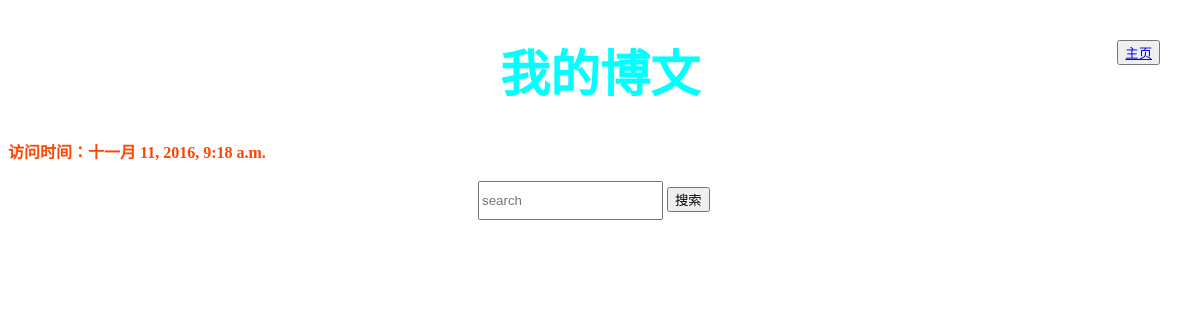
Page /bowen/ on the earlier database version.
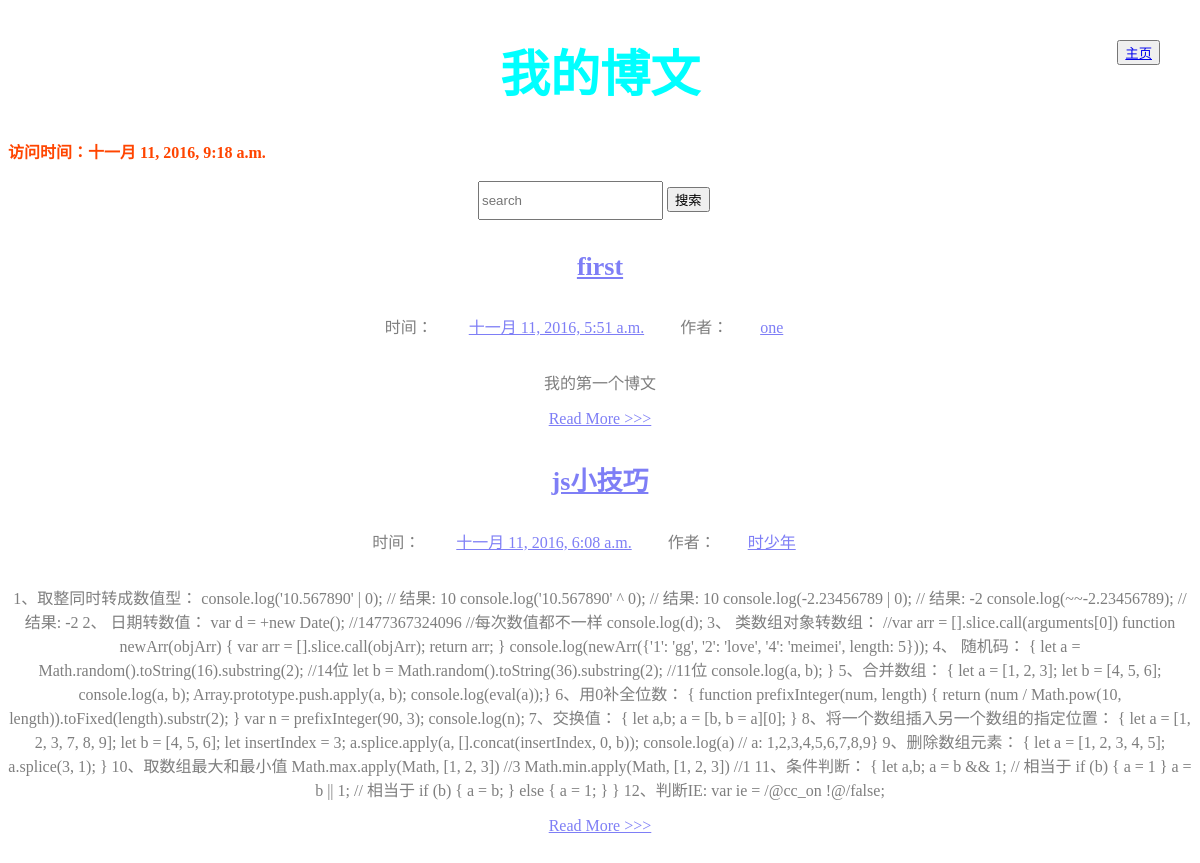
Same page on the later database version.
### app/models.py (models this page shows)
class Article(models.Model):
    title = models.CharField(max_length=100)  # 标题
    category = models.CharField(max_length=50, blank=True)  # 标签
    date_time = models.DateTimeField(auto_now_add=True)  # 日期
    content = models.TextField(blank=True, null=True)  # 正文

### app/views.py (the view)
# urls.py: url(r'^bowen/$', views.bowen,name='bowen'),
def bowen(request):
    post_list = Article.objects.all()
    current_time = datetime.now()
    return render(request, 'home.html', locals())

### app/templates/home.html
{% extends 'test.html' %}
{% block content %}
    {% for post in post_list %}
        <section class="post">
            <header class="post-header">
                <h2 class="post-title"><a href="{% url 'detail' id=post.id %}">{{ post.title }}</a></h2>
                <p class="post-meta">
                    时间： <a class="post-author" href="#">{{ post.date_time }}</a>
                    作者：<a class="post-category post-category-js" href="#">{{ post.category }}</a>
                </p>
            </header>
            <div class="post-description">
                <p>
                    {{ post.content }}
                </p>
            </div>
            <a class="pure-button" href="{% url 'detail' id=post.id %}">Read More >>> </a>
        </section>
    {% endfor %}
{% endblock %}

### app/templates/test.html (shortened to what this page needs)
<!DOCTYPE html>
<html lang="en">
<head>
    <link href="http://10.7.7.163:9000/jianli/css/style.css" rel="stylesheet" type="text/css" media="all"/>
</head>
<body>
<h1 style="font-size: 50px;text-align: center;color: aqua">我的博文</h1>
<strong style="color: orangered;">访问时间：{{ current_time }}</strong>
<br>
<br>
<form class="pure-form" action="/search/" method="get" style="display: block;margin: 0 auto;width: 244px">
    <input style="height: 33px" class="pure-input-3-3" type="text" name="s" placeholder="search">
    <button class="btn btn-default" type="submit">搜索</button>
</form>
<div class="posts">
    {% block content %}
    {% endblock %}
</div>
<button class="btn btn-default" style="position: absolute;top: 3em;right: 3em"><a href="/">主页</a></button>
</body>
</html>

### app/templates/test.html (style rules this page uses)
.post { background: #fff; opacity: .5; text-align: center; margin: 2em 0; }
.post-title { font-size: 26px; font-weight: bold; margin: 10px 0px; }
.post-meta { padding: 1em 0; }
.post-meta a { padding: 0 2em; }

Differences in the rows shown:
added Article: title "first", date_time "十一月 11, 2016, 5:51 a.m.", category "one", content "我的第一个博文"
added Article: title "js小技巧", date_time "十一月 11, 2016, 6:08 a.m.", category "时少年", content "1、取整同时转成数值型： console.log('10.567890' | 0); // 结果: 10 console.log('10.567890' ^ 0); // 结果: 10 console.log(-2.23456789 | 0); // 结果: -2 console.log(~~-2.23456789); // 结果: -2 2、 日期转数值： var d = +new Date(); //1477367324096 //每次数值都不一样 console.log(d); 3、 类数组对象转数组： //var arr = [].slice.call(arguments[0]) function newArr(objArr) { var arr = [].slice.call(objArr); return arr; } console.log(newArr({'1': 'gg', '2': 'love', '4': 'meimei', length: 5})); 4、 随机码： { let a = Math.random().toString(16).substring(2); //14位 let b = Math.random().toString(36).substring(2); //11位 console.log(a, b); } 5、合并数组： { let a = [1, 2, 3]; let b = [4, 5, 6]; console.log(a, b); Array.prototype.push.apply(a, b);…"
